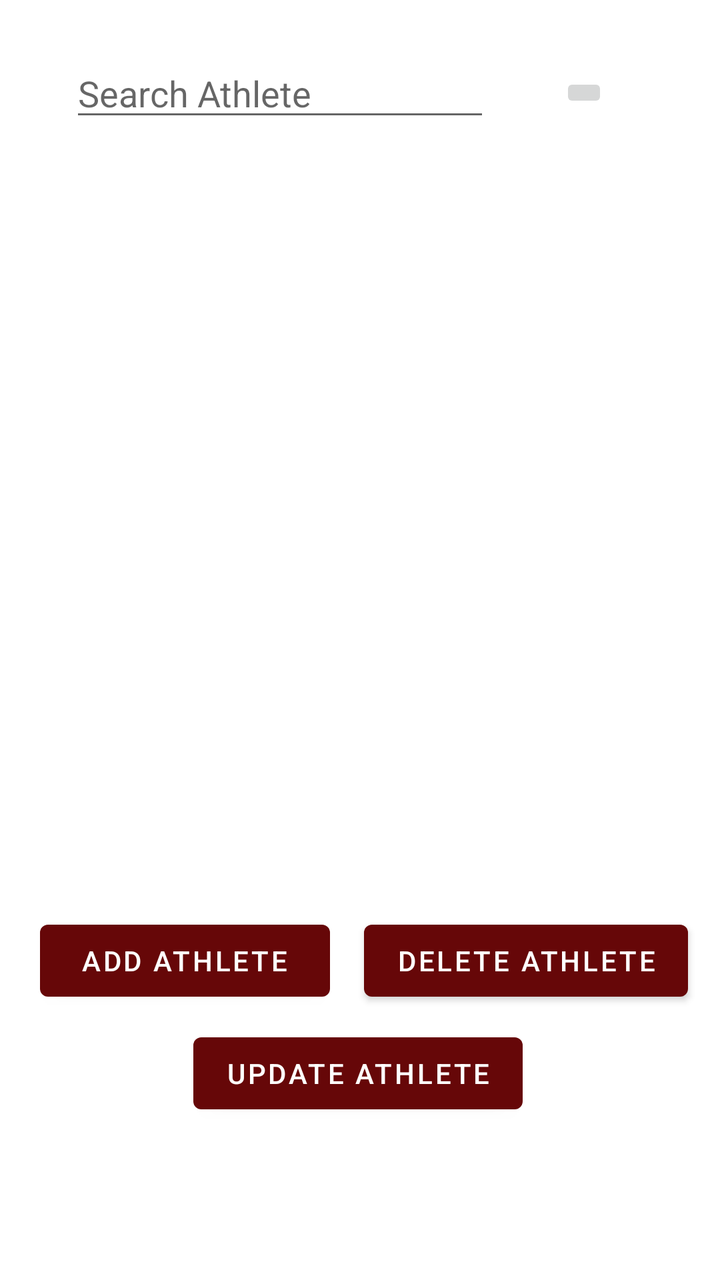
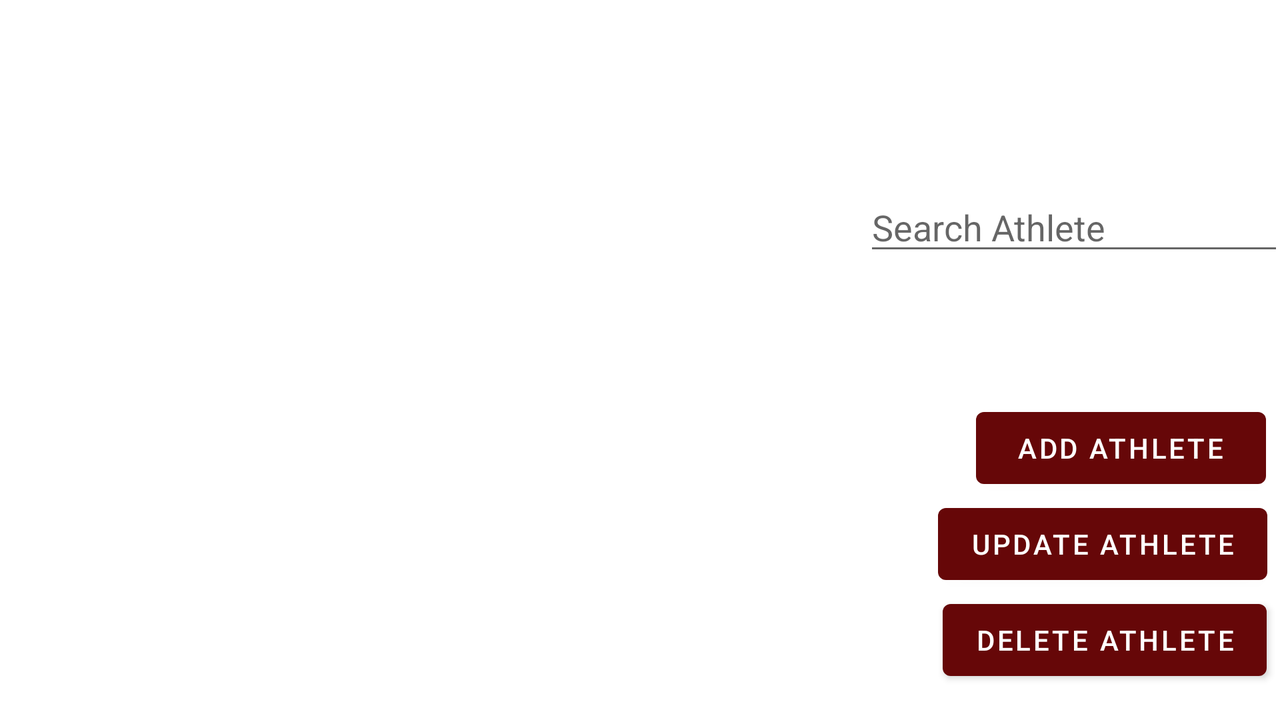

One screen, two layout resources from the same app: the default and the repository's alternative for another configuration. Each is rendered where Android would select it; the XML of both is given below.
<!-- AndroidManifest.xml: application theme Theme.SoccerApp -->
<!-- res/layout/fragment_athlete.xml -->
<?xml version="1.0" encoding="utf-8"?>
<androidx.constraintlayout.widget.ConstraintLayout xmlns:android="http://schemas.android.com/apk/res/android"
    xmlns:app="http://schemas.android.com/apk/res-auto"
    xmlns:tools="http://schemas.android.com/tools"
    android:layout_width="match_parent"
    android:layout_height="match_parent"
    tools:context=".ui.athlete.AthleteFragment">

    <ImageButton
        android:id="@+id/btn_search_athlete"
        android:layout_width="wrap_content"
        android:layout_height="wrap_content"
        android:layout_marginEnd="56dp"
        android:src="@drawable/ic_search"
        app:layout_constraintBottom_toTopOf="@+id/athletes_view"
        app:layout_constraintEnd_toEndOf="parent"
        app:layout_constraintTop_toTopOf="parent"
        app:layout_constraintVertical_bias="0.519"
        android:contentDescription="@string/athlete_search" />

    <Button
        android:id="@+id/btn_delete_athlete"
        android:layout_width="wrap_content"
        android:layout_height="wrap_content"
        android:layout_marginEnd="16dp"
        android:text="@string/btn_delete_athlete"
        app:layout_constraintBottom_toBottomOf="parent"
        app:layout_constraintEnd_toEndOf="parent"
        app:layout_constraintHorizontal_bias="1.0"
        app:layout_constraintStart_toEndOf="@+id/btn_add_athlete"
        app:layout_constraintTop_toTopOf="parent"
        app:layout_constraintVertical_bias="0.771" />

    <Button
        android:id="@+id/btn_add_athlete"
        android:layout_width="145dp"
        android:layout_height="48dp"
        android:layout_marginStart="20dp"
        android:text="@string/btn_add_athlete"
        app:layout_constraintBottom_toBottomOf="parent"
        app:layout_constraintStart_toStartOf="parent"
        app:layout_constraintTop_toTopOf="parent"
        app:layout_constraintVertical_bias="0.771" />

    <Button
        android:id="@+id/btn_update_athlete"
        android:layout_width="wrap_content"
        android:layout_height="wrap_content"
        android:text="@string/btn_update_athlete"
        app:layout_constraintBottom_toBottomOf="parent"
        app:layout_constraintEnd_toEndOf="parent"
        app:layout_constraintHorizontal_bias="0.495"
        app:layout_constraintStart_toStartOf="parent"
        app:layout_constraintTop_toTopOf="parent"
        app:layout_constraintVertical_bias="0.866" />

    <androidx.recyclerview.widget.RecyclerView
        android:id="@+id/athletes_view"
        android:layout_width="match_parent"
        android:layout_height="350dp"
        app:layout_constraintBottom_toBottomOf="parent"
        app:layout_constraintEnd_toEndOf="parent"
        app:layout_constraintHorizontal_bias="0.4"
        app:layout_constraintStart_toStartOf="parent"
        app:layout_constraintTop_toTopOf="parent"
        app:layout_constraintVertical_bias="0.310" />

    <EditText
        android:id="@+id/athlete_search"
        android:layout_width="wrap_content"
        android:layout_height="wrap_content"
        android:ems="10"
        android:inputType="number"
        android:hint="@string/athlete_search"
        app:layout_constraintBottom_toTopOf="@+id/athletes_view"
        app:layout_constraintEnd_toStartOf="@+id/btn_search_athlete"
        app:layout_constraintStart_toStartOf="parent"
        app:layout_constraintTop_toTopOf="parent"
        android:importantForAutofill="no" />

</androidx.constraintlayout.widget.ConstraintLayout>
<!-- resources referenced by this layout -->
<resources>
  <string name="athlete_search">Search Athlete</string>
  <string name="btn_add_athlete">Add Athlete</string>
  <string name="btn_delete_athlete">Delete Athlete</string>
  <string name="btn_update_athlete">Update Athlete</string>
  <style name="Theme.SoccerApp" parent="Theme.MaterialComponents.DayNight.DarkActionBar">
          
          <item name="colorPrimary">@color/dark_red</item>
          <item name="colorPrimaryVariant">@color/dark_red</item>
          <item name="colorOnPrimary">@color/white</item>
          
          <item name="colorSecondary">@color/dark</item>
          <item name="colorSecondaryVariant">@color/dark_white</item>
          <item name="colorOnSecondary">@color/black</item>
          
          <item name="android:statusBarColor" tools:targetApi="l">?attr/colorPrimaryVariant</item>
          
      </style>
  <color name="dark_red">#660708</color>
  <color name="white">#FFFFFFFF</color>
  <color name="dark">#161a1d</color>
  <color name="dark_white">#b1a7a6</color>
  <color name="black">#FF000000</color>
</resources>
<!-- res/layout-land/fragment_athlete.xml (the repository's variant of the layout above) -->
<!-- drawn on the phone turned sideways -->
<?xml version="1.0" encoding="utf-8"?>
<androidx.constraintlayout.widget.ConstraintLayout xmlns:android="http://schemas.android.com/apk/res/android"
    xmlns:app="http://schemas.android.com/apk/res-auto"
    xmlns:tools="http://schemas.android.com/tools"
    android:layout_width="match_parent"
    android:layout_height="match_parent"
    tools:context=".ui.athlete.AthleteFragment">

    <ImageButton
        android:id="@+id/btn_search_athlete"
        android:layout_width="wrap_content"
        android:layout_height="wrap_content"
        android:layout_marginEnd="16dp"
        android:src="@drawable/ic_search"
        app:layout_constraintBottom_toTopOf="@+id/btn_add_athlete"
        app:layout_constraintEnd_toEndOf="parent"
        app:layout_constraintHorizontal_bias="1.0"
        app:layout_constraintStart_toEndOf="@+id/athlete_search"
        app:layout_constraintTop_toTopOf="parent"
        app:layout_constraintVertical_bias="0.581" />

    <Button
        android:id="@+id/btn_delete_athlete"
        android:layout_width="wrap_content"
        android:layout_height="wrap_content"
        android:layout_marginBottom="16dp"
        android:text="@string/btn_delete_athlete"
        app:layout_constraintBottom_toBottomOf="parent"
        app:layout_constraintEnd_toEndOf="parent"
        app:layout_constraintHorizontal_bias="0.914"
        app:layout_constraintStart_toEndOf="@+id/athletes_view" />

    <Button
        android:id="@+id/btn_add_athlete"
        android:layout_width="145dp"
        android:layout_height="48dp"
        android:layout_marginStart="20dp"
        android:text="@string/btn_add_athlete"
        app:layout_constraintBottom_toTopOf="@+id/btn_update_athlete"
        app:layout_constraintEnd_toEndOf="parent"
        app:layout_constraintHorizontal_bias="0.908"
        app:layout_constraintStart_toEndOf="@+id/athletes_view"
        app:layout_constraintTop_toTopOf="parent"
        app:layout_constraintVertical_bias="1.0" />

    <Button
        android:id="@+id/btn_update_athlete"
        android:layout_width="wrap_content"
        android:layout_height="wrap_content"
        android:text="@string/btn_update_athlete"
        app:layout_constraintBottom_toTopOf="@+id/btn_delete_athlete"
        app:layout_constraintEnd_toEndOf="parent"
        app:layout_constraintHorizontal_bias="0.918"
        app:layout_constraintStart_toEndOf="@+id/athletes_view" />

    <androidx.recyclerview.widget.RecyclerView
        android:id="@+id/athletes_view"
        android:layout_width="400dp"
        android:layout_height="match_parent"
        app:layout_constraintBottom_toBottomOf="parent"
        app:layout_constraintEnd_toEndOf="parent"
        app:layout_constraintHorizontal_bias="0.0"
        app:layout_constraintStart_toStartOf="parent"
        app:layout_constraintTop_toTopOf="parent"
        app:layout_constraintVertical_bias="1.0" />

    <EditText
        android:id="@+id/athlete_search"
        android:layout_width="wrap_content"
        android:layout_height="wrap_content"
        android:layout_marginStart="32dp"
        android:ems="10"
        android:inputType="number"
        android:hint="@string/athlete_search"
        app:layout_constraintBottom_toTopOf="@+id/btn_add_athlete"
        app:layout_constraintEnd_toEndOf="parent"
        app:layout_constraintHorizontal_bias="0.067"
        app:layout_constraintStart_toEndOf="@+id/athletes_view"
        app:layout_constraintTop_toTopOf="parent"
        app:layout_constraintVertical_bias="0.576" />

</androidx.constraintlayout.widget.ConstraintLayout>
